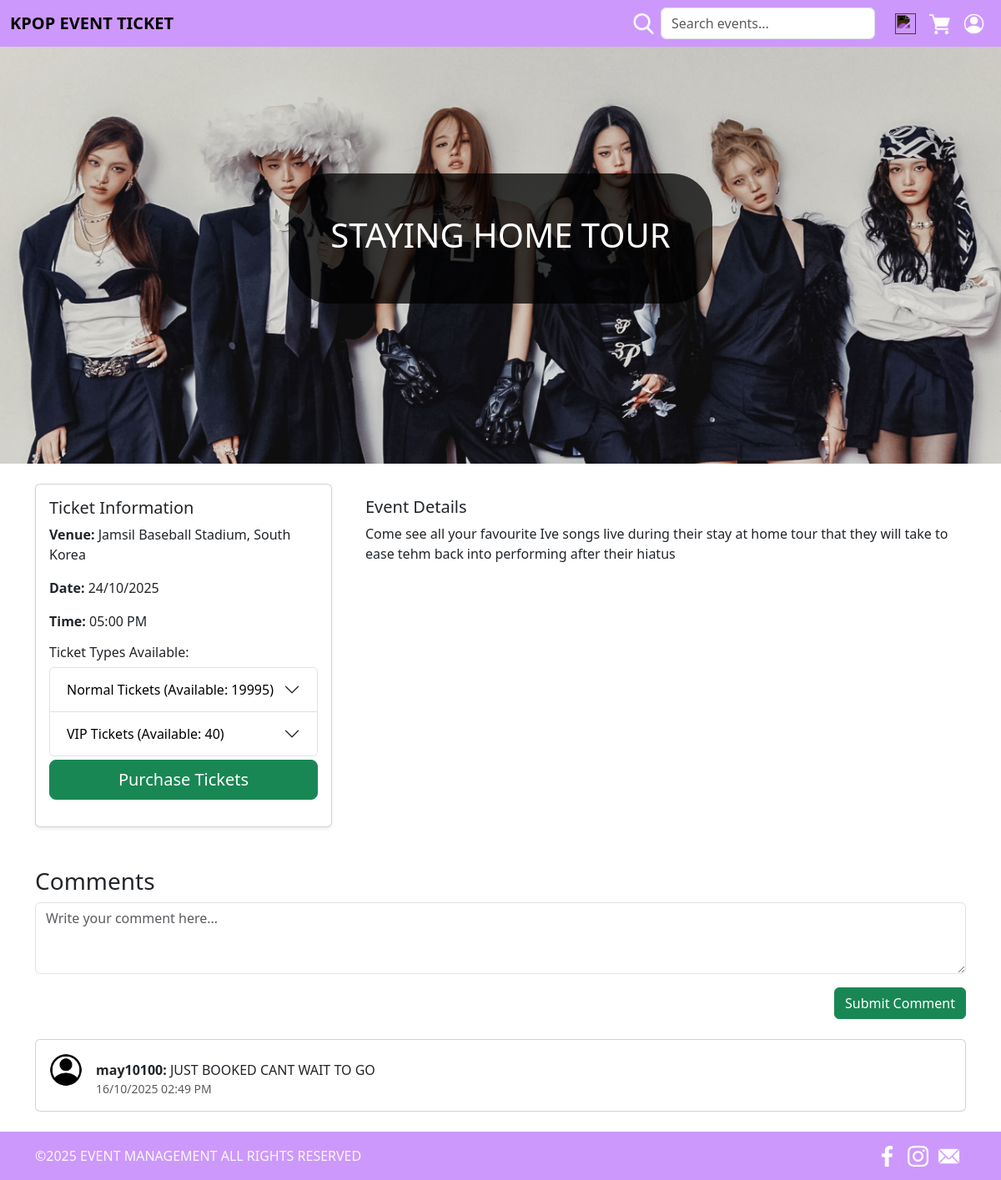
The page /event/5 (signed in) on the database as committed earlier.
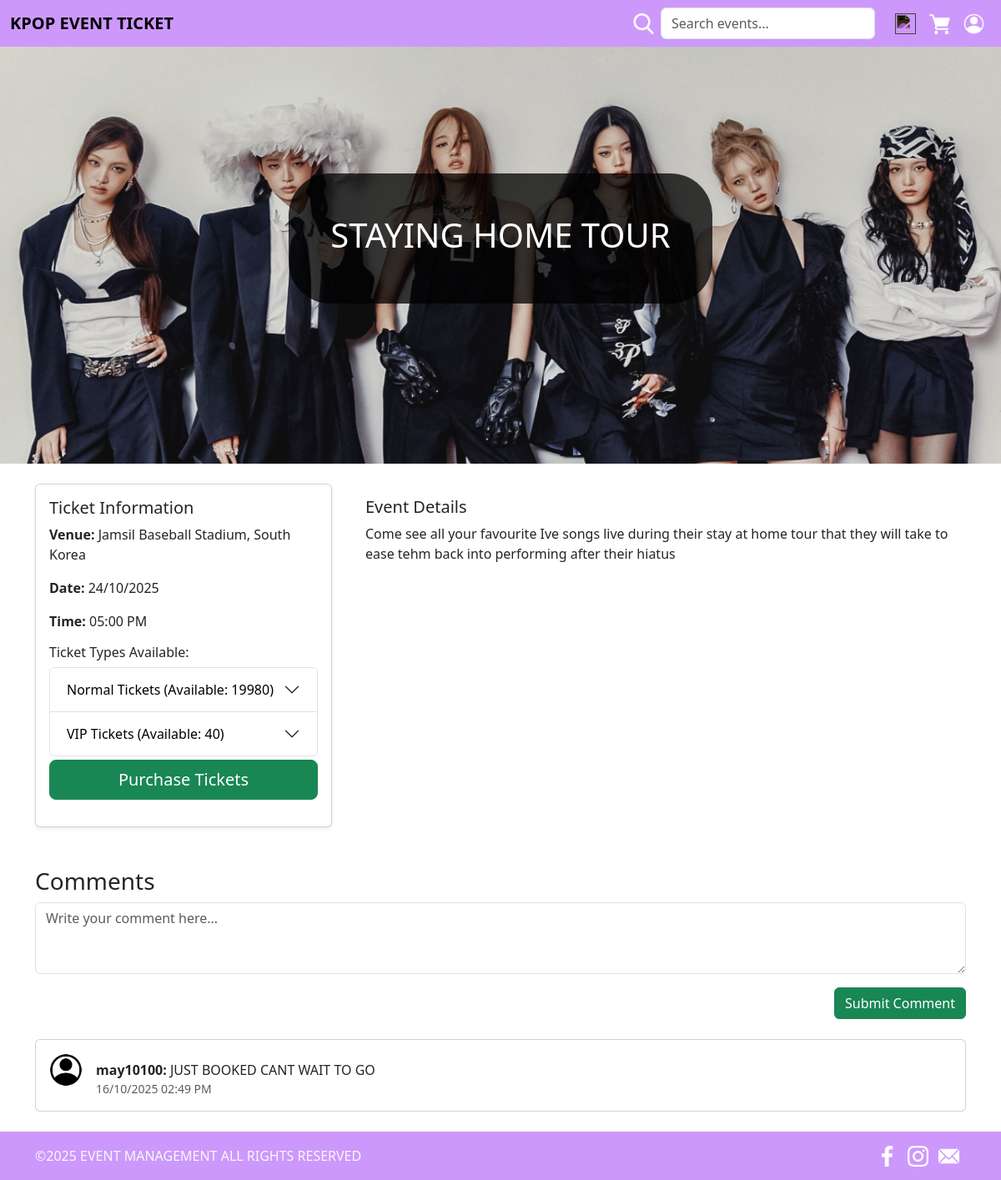
The same page on the database as committed later.
### website/models.py (models this page shows, shortened)
class Event(db.Model):
    __tablename__ = 'event'
    eventid = db.Column(db.Integer, db.Sequence('seq_reg_id', start=1, increment=1), primary_key=True)
    userid = db.Column(db.Integer, db.ForeignKey('user.userid'))
    artist = db.Column(db.String(100), index=True, nullable=False)
    startTime = db.Column(db.Time, index=True, nullable=False)
    date = db.Column(db.Date, index=True, nullable=False)
    location = db.Column(db.String(100), index=True, nullable=False)
    country = db.Column(db.String(100), index=True, nullable=False)
    title = db.Column(db.String(100), index=True, nullable=False)
    description = db.Column(db.String(255), index=True, nullable=False)
    image = db.Column(db.String(100), index=True, nullable=False)
    status = db.Column(db.String(50), nullable=False, default='Active')
    tags = db.Column(db.String(255), index=True, nullable=True)
    normalAvail = db.Column(db.Integer, index=True, nullable=False)
    vipAvail = db.Column(db.Integer, index=True, nullable=False)
    normalPrice = db.Column(db.Numeric(10,2), index=True, nullable=False)
    vipPrice = db.Column(db.Numeric(10,2), index=True, nullable=False)
    comments = db.relationship('Comment', backref='event', lazy=True)
    orders = db.relationship('Order', backref='event', lazy=True)

### website/views.py (the view, shortened to what this page needs)
@main_bp.route('/event/<int:event_id>', methods=['GET', 'POST'])
def event_detail(event_id):
    event = Event.query.get_or_404(event_id)
    return render_template('details.html', event=event)

### website/templates/details.html (shortened to what the changed rows need)
{% extends "base.html" %}
{% block head %}
<link rel="stylesheet" href="{{ url_for('static', filename='Style/EventDetailStyle.css') }}">
{% endblock %}
{% block content %}
<div class="event-image position-relative">
    <img src="{{ event.image }}" class="d-block w-100">
    <div class="carousel-caption d-flex justify-content-center align-items-center h-100">
        <div class="bg-black bg-opacity-75 text-center" style="padding: 50px; border-radius: 50px">
            <h1>{{ event.title.upper() }}</h1>
        </div>
    </div>
</div>
<div class="container mt-4">
    <div class="row mb-5">
        <div class="col-md-4">
            <div class="card shadow-sm">
                <div class="card-body">
                    <h5 class="card-title">Ticket Information</h5>
                    <p><strong>Venue:</strong> {{ event.location }}, {{ event.country.title() }}</p>
                    <p><strong>Date:</strong> {{ event.date.strftime('%d/%m/%Y') if event.date else 'TBA' }}</p>
                    <p><strong>Time:</strong> {{ event.startTime.strftime('%I:%M %p') if event.startTime else 'TBA' }}</p>
                    {% if event.status == 'Available' and (event.normalAvail > 0 or event.vipAvail > 0) %}
                        {% if current_user.is_authenticated %}
                        <form method="POST" action="{{ url_for('main.event_detail', event_id=event.eventid) }}">
                            <h6>Ticket Types Available:</h6>
                            <div class="accordion" id="ticketAccordion">
                                <div class="accordion-item">
                                    <h2 class="accordion-header" id="headingNormal">
                                        <button class="accordion-button collapsed" type="button" data-bs-toggle="collapse" data-bs-target="#collapseNormal" aria-expanded="false" aria-controls="collapseNormal">
                                            Normal Tickets (Available: {{ event.normalAvail if event.normalAvail else 0 }})
                                        </button>
                                    </h2>
                                </div>
                                <div class="accordion-item">
                                    <h2 class="accordion-header" id="headingVip">
                                        <button class="accordion-button collapsed" type="button" data-bs-toggle="collapse" data-bs-target="#collapseVip" aria-expanded="false" aria-controls="collapseVip">
                                            VIP Tickets (Available: {{ event.vipAvail if event.vipAvail else 0 }})
                                        </button>
                                    </h2>
                                </div>
                            </div>
                            <div class="mt-1">
                                <div class="d-grid">
                                    <button type="submit" name="check_tickets" value="true" class="btn btn-success btn-lg">
                                        Purchase Tickets
                                    </button>
                                </div>
                            </div>
                        </form>
                        {% else %}
                        <div class="alert alert-info pb-0 mt-3 mb-0 text-center" >
                            <p>Please <a href="{{ url_for('auth.login') }}" class="alert-link">login</a> to purchase tickets.</p>
                        </div>
                        {% endif %}
                    {% elif event.status != 'Available' %}
                    <div class="alert alert-warning mt-3">
                        This event is no longer available for booking.
                    </div>
                    {% endif %}
                </div>
            </div>
        </div>
        <div class="col-md-8">
            <div class="card border-0">
                <div class="card-body">
                    <h5 class="card-title">Event Details</h5>
                    <p>{{ event.description }}</p>
                </div>
            </div>
        </div>
    </div>
</div>
{% endblock %}

Rows that differ between the two databases and show on the page:
changed Event "STAYING HOME TOUR": normalAvail "19995" → "19980"
